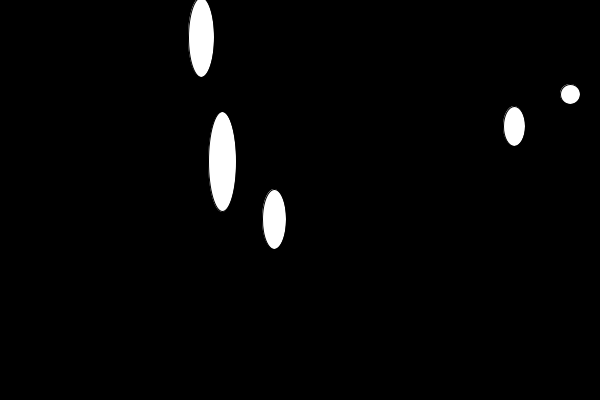
Frame 1 (no input)
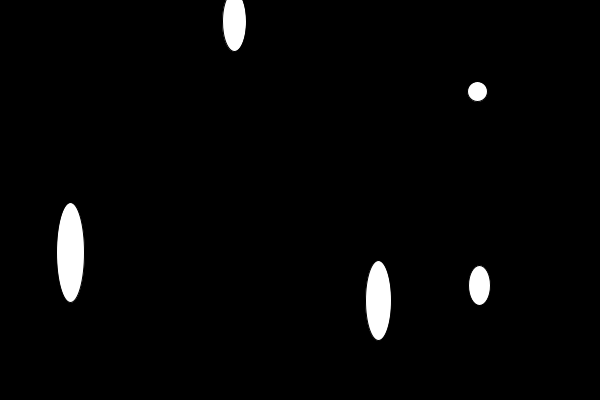
Frame 60 (the mouse pressed at the canvas centre just before this capture)
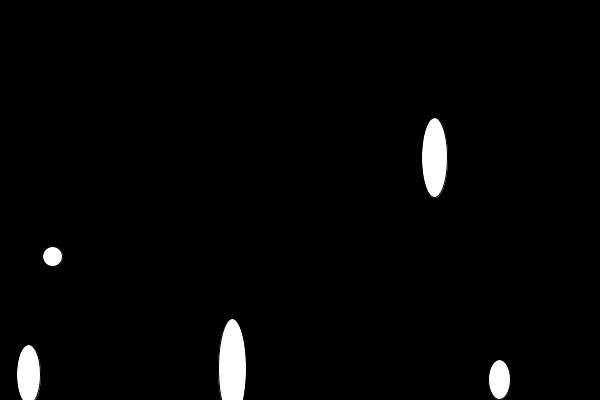
Frame 120 (the mouse held since frame 60 and released just before this capture)

The Processing sketch that drew these frames (run headless with seeded random() and noise(); from frame 60 on, the mouse is pressed at the canvas centre):

// Processing sketch: array_flashing
// ── array_flashing.pde
int count = 30;
float[] x=new float[count];
float[] y=new float [count];

void setup() {
  size(600,400);
  for (int i = 0; i< count; i++) {
    x[i]= int(random(width));
    y[i]= int (random(height));
  }
}

void draw() {
  background(0);
  x[5]= random(width);
  y[5]= random (height);
  for (int i =0; i<5; i++) {
    x[i] = x[i+1];
    y[i]= y[i+1];
  }
  for (int i=0; i< 5; i++) {
    ellipse(x[i], y[i], 20+i*2, 20+i*20);
  }
}
